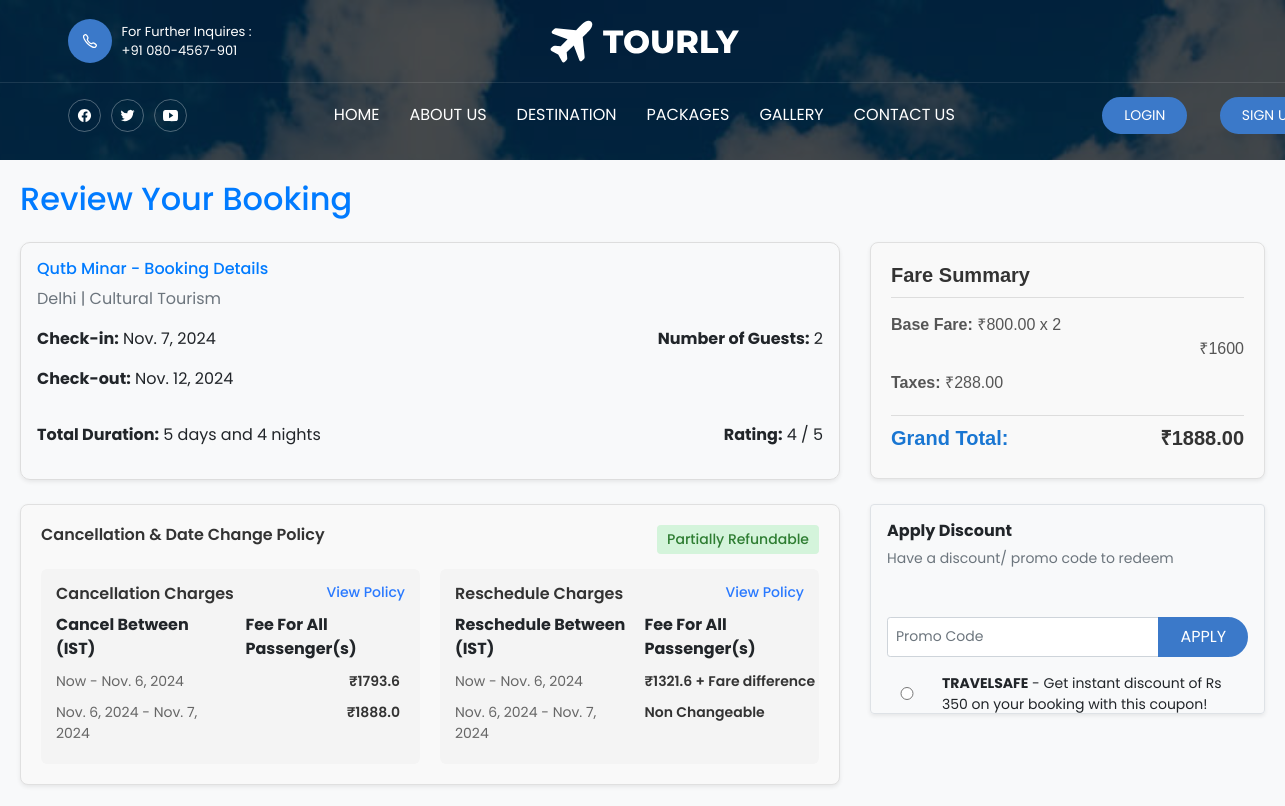
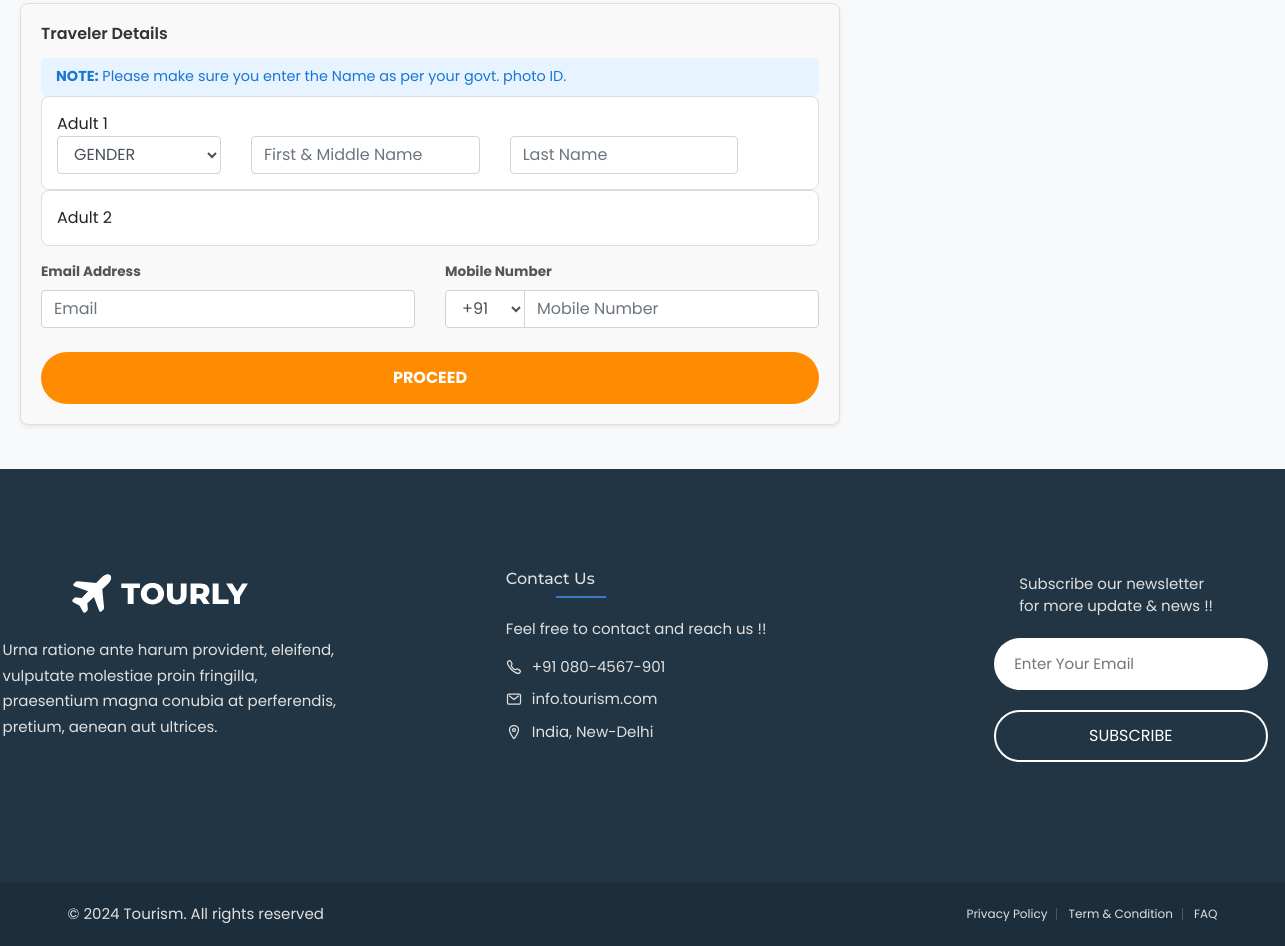
/booking/bookings/a4158f1f9d684fffbd3244c192f1d76f/, run on the app's committed database (2 pictures, top to bottom).
### bookings/models.py (models this page shows, shortened)
class Booking(BaseModel):
    user = models.ForeignKey(User, on_delete=models.CASCADE)
    destination = models.ForeignKey(Destination, on_delete=models.CASCADE,related_name='destination', null=True)
    package = models.ForeignKey(TravelPackage, on_delete=models.CASCADE,related_name='package',null=True)
    start_date = models.DateField()
    end_date = models.DateField()
    number_of_people = models.IntegerField()
    total_price = models.FloatField()
    booking_date = models.DateTimeField(auto_now_add=True)
    coupon = models.ForeignKey(Coupon,on_delete=models.CASCADE,null=True)
    status = models.CharField(max_length=50, choices=[('confirmed', 'Confirmed'), ('pending', 'Pending'), ('cancelled', 'Cancelled')])
    def get_total_duration(self):
        duration = self.end_date - self.start_date
        days = duration.days
        nights = max(0, days - 1)
        return f"{days} days and {nights} nights"
    def get_cancel_date(self):
        return self.start_date - timedelta(days=1)
    def get_cancel_fee(self):
         return self.total_price*0.95
    def get_reschedule_fee(self):
         return self.total_price*0.70
    def total_tax_amount(self):
        total_tax_amount = (self.destination.price*self.number_of_people) * 0.18
        return total_tax_amount
    def total_base_price(self):
        total_base_price = (self.destination.price*self.number_of_people)
        return total_base_price

class Coupon(BaseModel):
    coupon_code = models.CharField(max_length=10)
    is_expired = models.BooleanField(default=False)
    coupon_description = models.TextField(null=True)
    discount_price = models.IntegerField(default = 100)
    minimum_amount = models.IntegerField(default=500)

### destinations/models.py (models this page shows, shortened)
class Destination(BaseModel):
    destination_name = models.CharField(max_length=255)
    location = models.CharField(max_length=255)
    slug = models.SlugField(unique=True, null=True,blank=True)
    description = models.TextField()
    rating = models.IntegerField(default=0)
    category = models.ForeignKey(Category, on_delete=models.CASCADE,related_name="catagories")
    price = models.IntegerField()

class Category(BaseModel):
    category_name = models.CharField(max_length=100)
    slug = models.SlugField(unique=True, null=True,blank=True)
    description = models.TextField(blank=True, null=True)
    def  __str__(self) -> str:
        return self.category_name

### bookings/views.py (the view, shortened to what this page needs)
# urls.py: path('bookings/<uid>/',booking_page,name="booking_page"),
def booking_page(request, uid):
    booking = get_object_or_404(Booking, uid=uid)
    coupons = Coupon.objects.all()
    context = {'booking': booking, 'coupons': coupons}
    return render(request, 'bookings/booking_summary.html', context)

### templates/bookings/booking_summary.html (shortened to what this page needs)
{% extends "base/base.html" %} {% block head %}
<link rel="stylesheet" href="https://cdn.jsdelivr.net/npm/bootstrap@4.6.2/dist/css/bootstrap.min.css"
 />
{% endblock %} {% block body %}
<div class="container-fluid full-width-container booking-summary-container">
    <h2 class="text-primary mb-4">Review Your Booking</h2>
    <div class="row">
        <div class="col-md-8 mb-4">
            <div class="summary-section p-3 shadow-sm">
                <h4>{{ booking.destination.destination_name }} - Booking Details</h4>
                <p class="text-muted paragraph">
                    {{ booking.destination.location }} | {{ booking.destination.category}}
                </p>
                <div class="d-flex justify-content-between">
                    <div>
                        <p class="paragraph">
                            <strong>Check-in:</strong> {{ booking.start_date }}
                        </p>
                        <p class="paragraph">
                            <strong>Check-out:</strong> {{ booking.end_date }}
                        </p>
                    </div>
                    <div>
                        <p class="paragraph">
                            <strong>Number of Guests:</strong> {{ booking.number_of_people }}
                        </p>
                    </div>
                </div>
                <div class="d-flex justify-content-between align-items-center mt-3">
                    <p class="paragraph">
                        <strong>Total Duration:</strong> {{ booking.get_total_duration }}
                    </p>
                    <p class="paragraph">
                        <strong>Rating:</strong> {{ booking.destination.rating }} / 5
                    </p>
                </div>
            </div>
        </div>
        <div class="col-md-4 mb-4">
            <div class="fare-summary-container shadow-sm">
                <h3 class="fare-summary-title">Fare Summary</h3>
                <div class="fare-item">
                    <p><strong>Base Fare:</strong> ₹{{ booking.destination.price }}.00 x {{booking.number_of_people}} <p class="total-base-price">₹{{booking.total_base_price}}</p> </p>
                </div>
                <div class="fare-item">
                    <p><strong>Taxes:</strong> ₹{{ booking.total_tax_amount }}0</p>
                </div>
                <div class="fare-total">
                    <h5>Grand Total: <span id="grand-total">₹{{ booking.total_price }}0</span></h5>
                </div>
            </div>
        </div>
    </div>
    <div class="row">
        <div class="col-md-8 mb-4">
            <div class="policy-container shadow-sm">
                <div class="policy-header">
                    <h4>Cancellation & Date Change Policy</h4>
                    <span class="policy-status">Partially Refundable</span>
                </div>
                <div class="policy-content">
                    <div class="policy-section">
                        <h5>
                            Cancellation Charges
                            <a href="#" class="view-policy">View Policy</a>
                        </h5>
                        <div class="row">
                            <div class="col policy-table">
                                <strong>Cancel Between (IST)</strong>
                            </div>
                            <div class="col policy-table">
                                <strong>Fee For All Passenger(s)</strong>
                            </div>
                        </div>
                        <div class="row">
                            <div class="col policy-detail">
                                <p>Now - {{booking.get_cancel_date}} </p>
                            </div>
                            <div class="col cancellation-price">
                                <p>₹{{booking.get_cancel_fee}}</p>
                            </div>
                        </div>
                        <div class="row">
                            <div class="col policy-detail">
                                <p>{{booking.get_cancel_date}} - {{booking.start_date}}</p>
                            </div>
                            <div class="col cancellation-price">
                                <p>₹{{booking.total_price}}</p>
                            </div>
                        </div>
                    </div>
                    <div class="policy-section">
                        <h5>
                            Reschedule Charges <a href="#" class="view-policy">View Policy</a>
                        </h5>
                        <div class="row">
                            <div class="col policy-table">
                                <strong>Reschedule Between (IST)</strong>
                            </div>
                            <div class="col policy-table">
                                <strong>Fee For All Passenger(s)</strong>
                            </div>
                        </div>
                        <div class="row">
                            <div class="col policy-detail">
                                <p>Now - {{booking.get_cancel_date}}</p>
                            </div>
                            <div class="col policy-fee">
                                <p>₹{{booking.get_reschedule_fee}} + Fare difference</p>
                            </div>
                        </div>
                        <div class="row">
                            <div class="col policy-detail">
                                <p>{{booking.get_cancel_date}} - {{booking.start_date}}</p>
                            </div>
                            <div class="col policy-fee">
                                <p>Non Changeable</p>
                            </div>
                        </div>
                    </div>
                </div>
            </div>
        </div>
        <div class="col-md-4 mb-4">
            <div class="apply-coupon p-3 border rounded shadow-sm">
                <h6 class="font-weight-bold">Apply Discount</h6>
                <p class="text-muted small mb-2">
                    Have a discount/ promo code to redeem
                </p>
                <form action="#" method="POST" class="mb-3">
                    {% include "base/alert.html" %}
                    <div class="input-group">
                        <input type="text" class="form-control form-control-sm promo-code" placeholder="Promo Code" name="promo_code" />
                        <div class="input-group-append">
                            <button class="btn btn-primary btn-sm apply-btn" type="submit"> Apply </button>
                        </div>
                    </div>
                </form>
                <div class="available-coupons small">
                    {% for coupon in coupons %}
                    <div class="coupon mb-2">
                        <div class="row align-items-center">
                            <div class="col-auto">
                                <input type="radio" name="coupon" id="coupon{{ coupon.uid }}" class="coupons" data-discount="{{ coupon.discount_price }}" data-minimum-amount="{{ coupon.minimum_amount }}"  data-code="{{ coupon.coupon_code }}" />
                            </div>
                            <div class="col">
                                <label for="coupon{{ coupon.uid }}" class="mb-0">
                                    <strong>{{ coupon.coupon_code }}</strong> - {{ coupon.coupon_description }}
                                </label>
                            </div>
                        </div>
                    </div>
                    {% endfor %}
                </div>
            </div>
        </div>
        <div class="col-md-8 mb-4">
            <div class="traveler-details shadow-sm">
                <h4>Traveler Details</h4>
                <div class="note">
                    <p><strong>NOTE:</strong> Please make sure you enter the Name as per your govt. photo ID.</p>
                </div>
                <div id="traveler-container"></div>
                <div class="contact-info mt-3">
                    <div class="row">
                        <div class="col-md-6">
                            <label>Email Address</label>
                            <input type="email" id="email" class="form-control" placeholder="Email" />
                        </div>
                        <div class="col-md-6">
                            <label>Mobile Number</label>
                            <div class="input-group">
                                <select id="country-code" class="form-control" style="max-width: 80px">
                                    <option>+91</option>
                                </select>
                                <input type="text" id="mobile" class="form-control" placeholder="Mobile Number" />
                            </div>
                        </div>
                    </div>
                    <button onclick="submitBookingData()" class="btn btn-warning btn-block mt-4">Proceed</button>
                </div>
            </div>
        </div>
    </div>
</div>
{% endblock %}

### data on the page
Booking: destination.destination_name "Qutb Minar", destination.location "Delhi", destination.category "Cultural Tourism", start_date "Nov. 7, 2024", end_date "Nov. 12, 2024", number_of_people "2", get_total_duration "5 days and 4 nights", destination.rating "4", destination.price "800", total_base_price "1600", total_tax_amount "288.0", total_price "1888.0", get_cancel_date "Nov. 6, 2024", get_cancel_fee "1793.6", get_reschedule_fee "1321.6"
Coupon: coupon_code "TRAVELSAFE", coupon_description "Get instant discount of Rs 350 on your booking with this coupon!"
